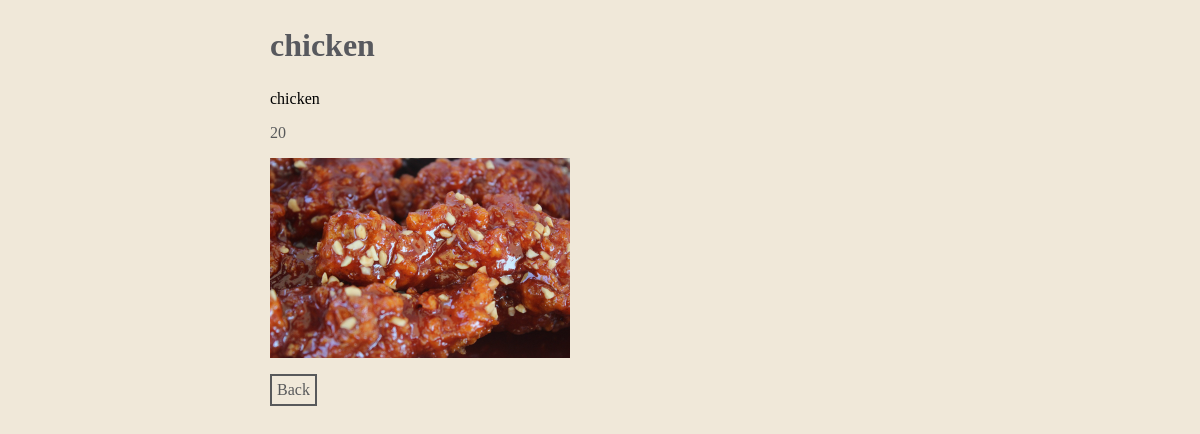
/foods/menu/1/, run on the app's committed database.
### foods/models.py (models this page shows, shortened)
class Menu(models.Model):
    name = models.CharField(max_length=50)
    desc = models.CharField(max_length=100)
    price = models.IntegerField()
    img_path = models.CharField(max_length=250)

### foods/views.py (the view)
# urls.py: path('menu/<int:pk>/',views.food_detail)
def food_detail(request,pk):
    context = dict()
    menu = Menu.objects.get(id=pk)
    context['menu'] = menu
    return render(request, 'foods/detail.html', context = context)

### foods/templates/foods/detail.html (shortened to what this page needs)
{% load static %}
{% load static %}
<!DOCTYPE html>
<html>
<head>
  <link rel="stylesheet" href={% static 'foods/css/styles_detail.css' %}>
</head>
<body>
    <div class="food-detail">
        <h2>{{menu.name}}</h2>
        <div>{{menu.desc}}</div>
        <p>{{menu.price}}</p>
        <img src={% get_static_prefix %}{{menu.img_path}}>
        <a href="/foods/menu">Back</a>
    </div>
</body>
</html>

### foods/static/foods/css/styles_detail.css (style rules this page uses)
* { box-sizing: border-box; font-family: Jua; }
body { background-color : #f0e8d9; }
h2 { font-size:32px; color: #58595e; }
.food-detail { width:660px; margin-left: auto; margin-right: auto; }
.food-detail p { color: #58595b; font-size: 16px; text-align: left; }
.food-detail img { display: block; margin-bottom: 16px; width: 300px; height: 200px; }
.food-detail a { color: #58595b; font-size: 16px; text-decoration: none; border: #58595b 2px solid; padding: 5px; display: inline-block; }

### data on the page
Menu: name "chicken", desc "chicken", price "20", img_path (picture)
